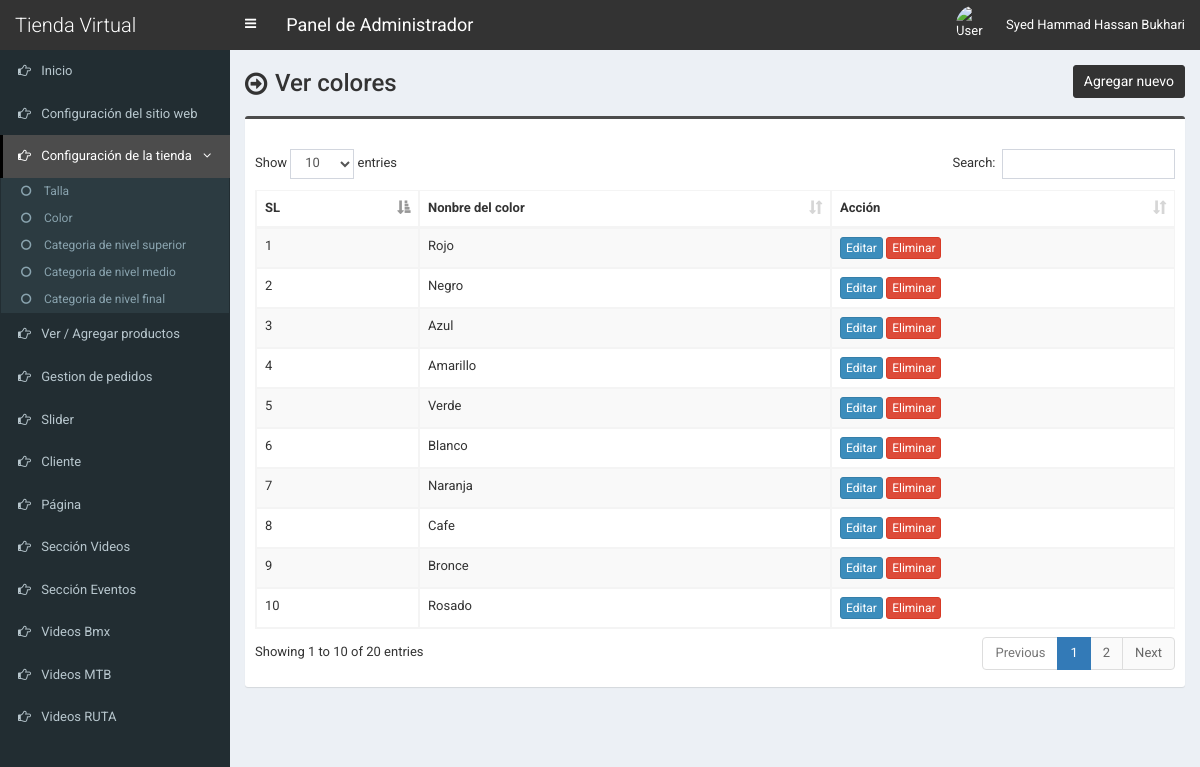
The page /admin/color.php (signed in) on the database its author committed.
### tables this page shows
CREATE TABLE `tbl_color` (
  `color_id` int(11) NOT NULL,
  `color_name` varchar(255) NOT NULL
);

### admin/color.php (the view, shortened to what this page needs)
<?php require_once('header.php'); ?>
<section class="content-header">
	<div class="content-header-left">
		<h1>Ver colores</h1>
	</div>
	<div class="content-header-right">
		<a href="color-add.php" class="btn btn-primary btn-sm">Agregar nuevo</a>
	</div>
</section>
<section class="content">
  <div class="row">
    <div class="col-md-12">
      <div class="box box-info">
        <div class="box-body table-responsive">
          <table id="example1" class="table table-bordered table-striped">
			<thead>
			    <tr>
			        <th>SL</th>
			        <th>Nonbre del color</th>
			        <th>Acción</th>
			    </tr>
			</thead>
            <tbody>
            	<?php
            	$i=0;
            	$statement = $pdo->prepare("SELECT * FROM tbl_color ORDER BY color_id ASC");
            	$statement->execute();
            	$result = $statement->fetchAll(PDO::FETCH_ASSOC);
            	foreach ($result as $row) {
            		$i++;
            		?>
					<tr>
	                    <td><?php echo $i; ?></td>
	                    <td><?php echo $row['color_name']; ?></td>
	                    <td>
	                        <a href="color-edit.php?id=<?php echo $row['color_id']; ?>" class="btn btn-primary btn-xs">Editar</a>
	                        <a href="#" class="btn btn-danger btn-xs" data-href="color-delete.php?id=<?php echo $row['color_id']; ?>" data-toggle="modal" data-target="#confirm-delete">Eliminar</a>
	                    </td>
	                </tr>
            		<?php
            	}
            	?>
            </tbody>
          </table>
        </div>
      </div>
</section>
<?php require_once('footer.php'); ?>

### admin/style.css (style rules this page uses)
body { font-size: 13px; font-family: 'Roboto', sans-serif; }
.content-header>h1, .content-header .content-header-left h1 { font-family: 'Roboto', sans-serif; }
.box-info { padding-top: 20px; }
.content-header { overflow: hidden; }
.content-header .content-header-left { float: left; padding-top: 5px; }
.content-header .content-header-right { float: right; }
.content-header .content-header-left h1 { margin-top: 0; margin-bottom: 0; padding-left: 30px; padding-bottom: 5px; font-size: 24px; position: relative; }
.content-header .content-header-left h1:before { position: absolute; top: 0; left: 0; font-family: 'FontAwesome', sans-serif; font-size: 26px; content: '\f18e'; }
.content-header .content-header-right a { position: relative; font-size: 14px; }
.box.box-info { border-top-color: #4c4c4c; }
.content-header .content-header-right a { background-color: #333333; border-color: #333333; }

### rows shown on the page
tbl_color: color_name "Rojo"
tbl_color: color_name "Negro"
tbl_color: color_name "Azul"
tbl_color: color_name "Amarillo"
tbl_color: color_name "Verde"
tbl_color: color_name "Blanco"
tbl_color: color_name "Naranja"
tbl_color: color_name "Cafe"
tbl_color: color_name "Bronce"
tbl_color: color_name "Rosado"

### other values the page prints
$_SESSION['user']['full_name'] "Syed Hammad Hassan Bukhari"
